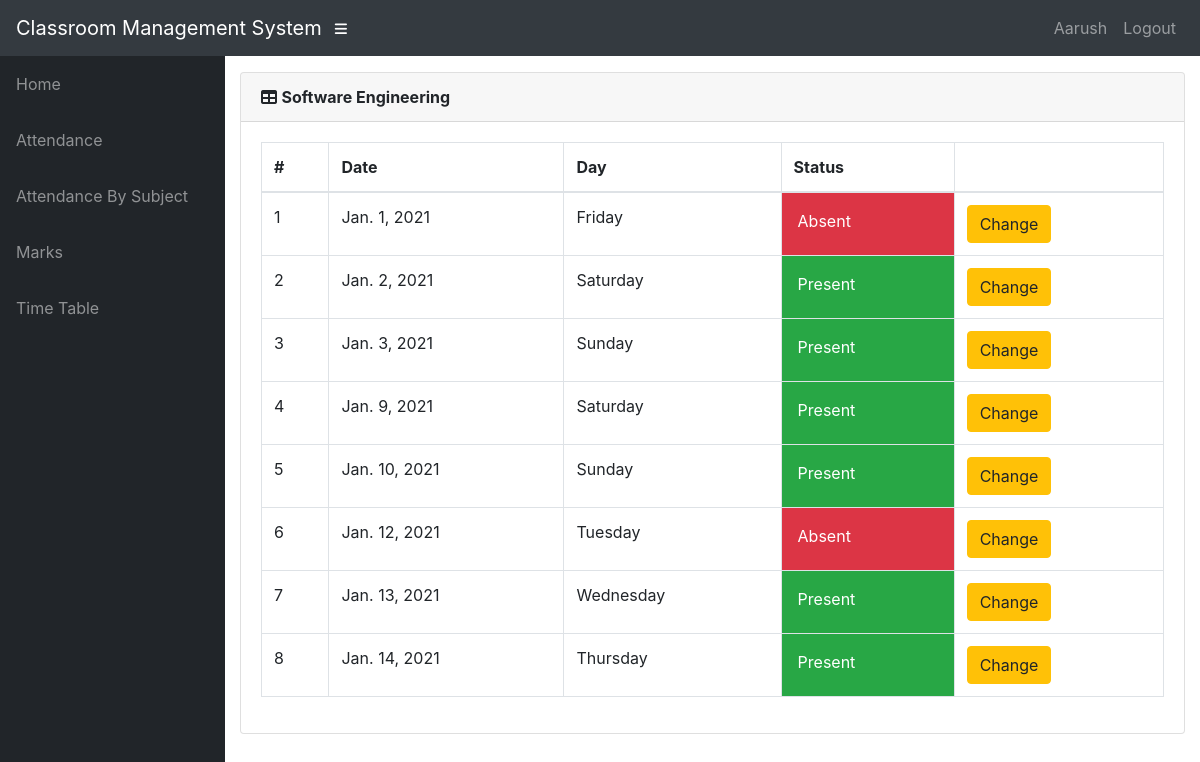
/info/teacher/002/18IS55/attendance/ (signed in), run on an earlier commit of the app's database.
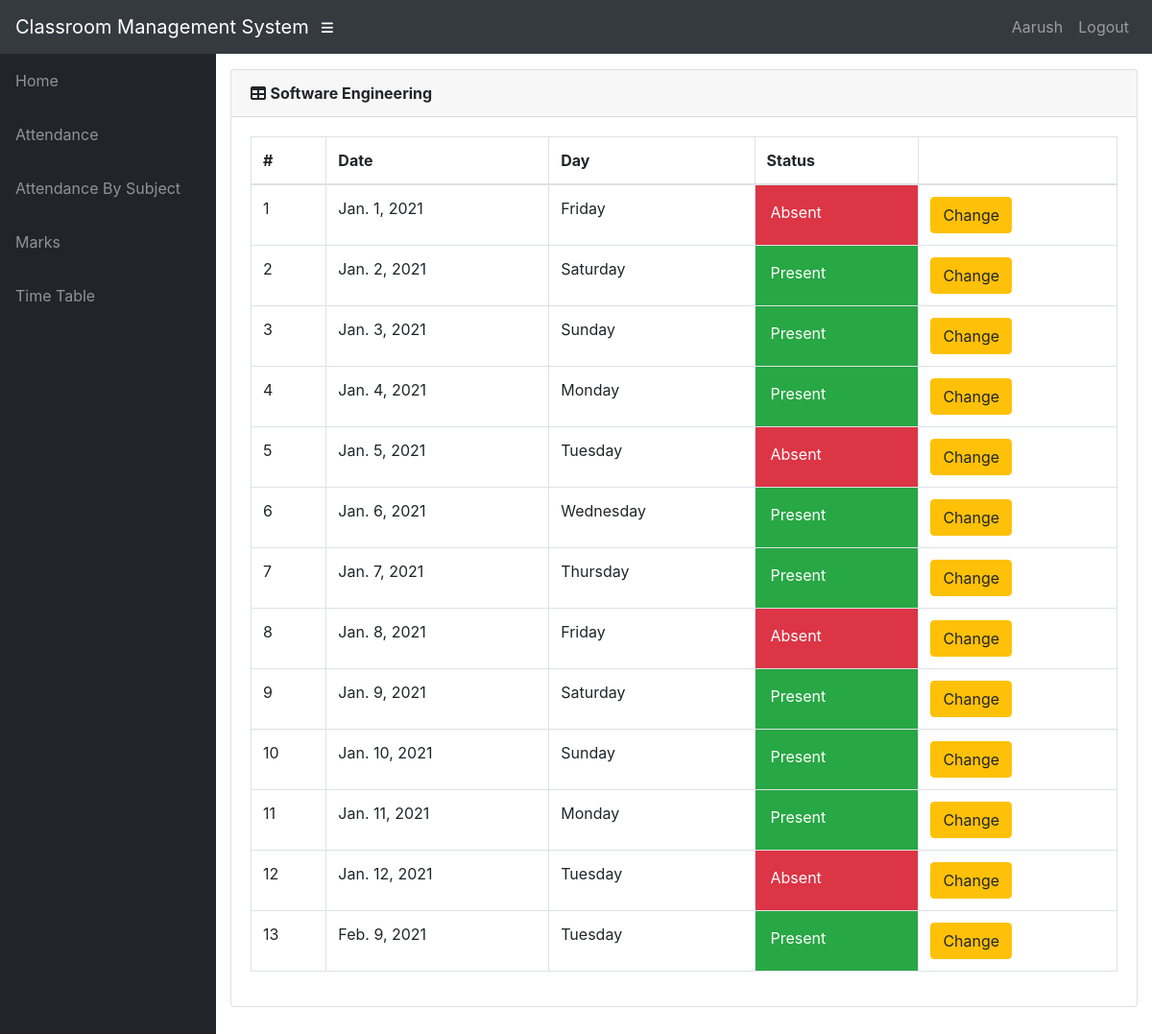
And on a later commit of the database.
### info/models.py (models this page shows, shortened)
class Attendance(models.Model):
    course = models.ForeignKey(Course, on_delete=models.CASCADE)
    student = models.ForeignKey(Student, on_delete=models.CASCADE)
    attendanceclass = models.ForeignKey(AttendanceClass, on_delete=models.CASCADE, default=1)
    date = models.DateField(default='2021-2-10')
    status = models.BooleanField(default='True')

### info/views.py (the view)
# urls.py: path('teacher/<slug:stud_id>/<slug:course_id>/attendance/', views.t_attendance_detail, name='t_attendance_detail'),
@login_required()
def t_attendance_detail(request, stud_id, course_id):
    stud = get_object_or_404(Student, USN=stud_id)
    cr = get_object_or_404(Course, id=course_id)
    att_list = Attendance.objects.filter(course=cr, student=stud).order_by('date')
    return render(request, 'info/t_att_detail.html', {'att_list': att_list, 'cr': cr})

### info/models.py (called while the page is built)
    @property
    def is_student(self):
        if hasattr(self, 'student'):
            return True
        return False

### info/templates/info/t_att_detail.html (shortened to what this page needs)
<!DOCTYPE html>
<html lang="en">
<head>
    {% extends 'info/base.html' %}
    {% load static %}
    {% block content %}
        <div class="card mb-3">
            <div class="card-header">
              <i class="fas fa-table"></i>
            <strong>{{ cr.name }}</strong></div>
            <div class="card-body">
              <div class="table-responsive">
                <table class="table table-bordered" id="dataTable" width="100%" cellspacing="0">
                  <thead>
                    <tr>
                        <th>#</th>
                        <th>Date</th>
                        <th>Day</th>
                        <th>Status</th>
                        <th></th>
                    </tr>
                  </thead>
                  <tbody>
                        {% for a in att_list %}
                        <tr class="row100 body">
                            <td>{{ forloop.counter }}</td>
                            <td>{{ a.date }}</td>
                            <td>{{ a.date|date:"l" }}</td>
                            {% if a.status %}
                            <td class="p-3 mb-2 bg-success text-white">Present </td>
                            {% else %}
                            <td class="p-3 mb-2 bg-danger text-white">Absent <span class="glyphicon glyphicon-thumbs-down"></span</td>
                            {% endif %}
                            <td><a class="btn btn-warning" href="{% url 'change_att' a.id %}">Change</a> </td>
                        </tr>
                    {% empty %}
                            <p>student has no attendance</p>
                    {% endfor %}
                  </tbody>
                </table>
              </div>
            </div>
          </div>
    {% endblock %}

What changed in the data, as far as the page shows it:
removed Attendance: date "Jan. 13, 2021", date "Wednesday", status "Present"
removed Attendance: date "Jan. 14, 2021", date "Thursday", status "Present"
added Attendance: date "Jan. 4, 2021", date "Monday", status "Present"
added Attendance: date "Jan. 5, 2021", date "Tuesday", status "Absent"
added Attendance: date "Jan. 6, 2021", date "Wednesday", status "Present"
added Attendance: date "Jan. 7, 2021", date "Thursday", status "Present"
added Attendance: date "Jan. 8, 2021", date "Friday", status "Absent"
added Attendance: date "Jan. 11, 2021", date "Monday", status "Present"
added Attendance: date "Feb. 9, 2021", date "Tuesday", status "Present"
